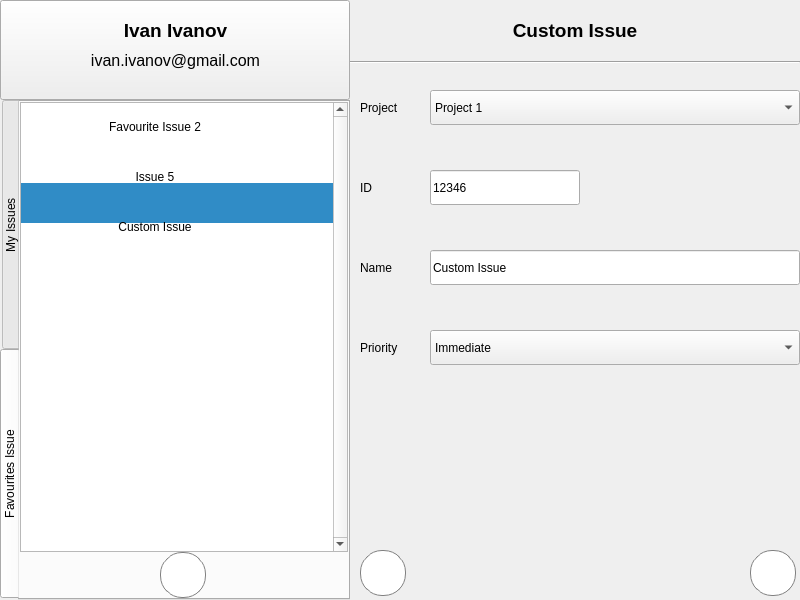
<?xml version="1.0" encoding="UTF-8"?>
<ui version="4.0">
 <class>MainWindow</class>
 <widget class="QMainWindow" name="MainWindow">
  <property name="geometry">
   <rect>
    <x>0</x>
    <y>0</y>
    <width>800</width>
    <height>600</height>
   </rect>
  </property>
  <property name="windowTitle">
   <string>Redmine Tracker</string>
  </property>
  <widget class="QWidget" name="centralwidget">
   <widget class="QPushButton" name="user">
    <property name="geometry">
     <rect>
      <x>0</x>
      <y>0</y>
      <width>350</width>
      <height>100</height>
     </rect>
    </property>
    <property name="text">
     <string/>
    </property>
   </widget>
   <widget class="QLabel" name="user_mail">
    <property name="geometry">
     <rect>
      <x>0</x>
      <y>50</y>
      <width>351</width>
      <height>21</height>
     </rect>
    </property>
    <property name="font">
     <font>
      <pointsize>12</pointsize>
     </font>
    </property>
    <property name="text">
     <string>ivan.ivanov@gmail.com</string>
    </property>
    <property name="alignment">
     <set>Qt::AlignCenter</set>
    </property>
    <property name="wordWrap">
     <bool>true</bool>
    </property>
   </widget>
   <widget class="QLabel" name="user_name">
    <property name="geometry">
     <rect>
      <x>0</x>
      <y>20</y>
      <width>351</width>
      <height>21</height>
     </rect>
    </property>
    <property name="font">
     <font>
      <pointsize>14</pointsize>
      <weight>75</weight>
      <bold>true</bold>
     </font>
    </property>
    <property name="styleSheet">
     <string notr="true">color: black;</string>
    </property>
    <property name="text">
     <string>Ivan Ivanov</string>
    </property>
    <property name="textFormat">
     <enum>Qt::AutoText</enum>
    </property>
    <property name="alignment">
     <set>Qt::AlignCenter</set>
    </property>
    <property name="wordWrap">
     <bool>true</bool>
    </property>
   </widget>
   <widget class="QTabWidget" name="issues_3">
    <property name="geometry">
     <rect>
      <x>0</x>
      <y>100</y>
      <width>350</width>
      <height>500</height>
     </rect>
    </property>
    <property name="styleSheet">
     <string notr="true">QTabBar::tab {
	height: 249px;
	width: 20px;
	color: black;
}</string>
    </property>
    <property name="tabPosition">
     <enum>QTabWidget::West</enum>
    </property>
    <property name="currentIndex">
     <number>1</number>
    </property>
    <property name="elideMode">
     <enum>Qt::ElideNone</enum>
    </property>
    <widget class="QWidget" name="my_issues">
     <attribute name="title">
      <string>My Issues</string>
     </attribute>
     <widget class="QListWidget" name="issues">
      <property name="geometry">
       <rect>
        <x>0</x>
        <y>0</y>
        <width>328</width>
        <height>500</height>
       </rect>
      </property>
      <property name="verticalScrollBarPolicy">
       <enum>Qt::ScrollBarAlwaysOn</enum>
      </property>
      <property name="horizontalScrollBarPolicy">
       <enum>Qt::ScrollBarAlwaysOff</enum>
      </property>
      <property name="dragEnabled">
       <bool>false</bool>
      </property>
      <property name="currentRow">
       <number>-1</number>
      </property>
      <item>
       <property name="text">
        <string/>
       </property>
       <property name="font">
        <font>
         <pointsize>26</pointsize>
        </font>
       </property>
       <property name="flags">
        <set>ItemIsSelectable|ItemIsUserCheckable|ItemIsEnabled</set>
       </property>
      </item>
      <item>
       <property name="text">
        <string/>
       </property>
       <property name="font">
        <font>
         <pointsize>26</pointsize>
        </font>
       </property>
      </item>
      <item>
       <property name="text">
        <string/>
       </property>
       <property name="font">
        <font>
         <pointsize>26</pointsize>
        </font>
       </property>
      </item>
      <item>
       <property name="text">
        <string/>
       </property>
       <property name="font">
        <font>
         <pointsize>26</pointsize>
        </font>
       </property>
      </item>
      <item>
       <property name="text">
        <string/>
       </property>
       <property name="font">
        <font>
         <pointsize>26</pointsize>
        </font>
       </property>
      </item>
     </widget>
     <widget class="QPushButton" name="issue5_button">
      <property name="geometry">
       <rect>
        <x>280</x>
        <y>212</y>
        <width>25</width>
        <height>25</height>
       </rect>
      </property>
      <property name="styleSheet">
       <string notr="true">border: none;</string>
      </property>
      <property name="text">
       <string/>
      </property>
      <property name="icon">
       <iconset resource="resources.qrc">
        <normaloff>:/favourite/not_favourite.png</normaloff>
        <normalon>:/favourite/favourite.png</normalon>:/favourite/not_favourite.png</iconset>
      </property>
      <property name="checkable">
       <bool>true</bool>
      </property>
      <property name="checked">
       <bool>true</bool>
      </property>
     </widget>
     <widget class="QPushButton" name="issue1_button">
      <property name="geometry">
       <rect>
        <x>280</x>
        <y>12</y>
        <width>25</width>
        <height>25</height>
       </rect>
      </property>
      <property name="styleSheet">
       <string notr="true">border: none;</string>
      </property>
      <property name="text">
       <string/>
      </property>
      <property name="icon">
       <iconset resource="resources.qrc">
        <normaloff>:/favourite/not_favourite.png</normaloff>
        <normalon>:/favourite/favourite.png</normalon>:/favourite/not_favourite.png</iconset>
      </property>
      <property name="checkable">
       <bool>true</bool>
      </property>
      <property name="checked">
       <bool>false</bool>
      </property>
     </widget>
     <widget class="QLabel" name="issue5_label">
      <property name="geometry">
       <rect>
        <x>0</x>
        <y>200</y>
        <width>270</width>
        <height>50</height>
       </rect>
      </property>
      <property name="styleSheet">
       <string notr="true">color: black</string>
      </property>
      <property name="text">
       <string>Issue 5</string>
      </property>
      <property name="alignment">
       <set>Qt::AlignCenter</set>
      </property>
      <property name="wordWrap">
       <bool>true</bool>
      </property>
     </widget>
     <widget class="QLabel" name="issue3_label">
      <property name="geometry">
       <rect>
        <x>0</x>
        <y>100</y>
        <width>270</width>
        <height>50</height>
       </rect>
      </property>
      <property name="styleSheet">
       <string notr="true">color: black</string>
      </property>
      <property name="text">
       <string>Issue 3</string>
      </property>
      <property name="alignment">
       <set>Qt::AlignCenter</set>
      </property>
      <property name="wordWrap">
       <bool>true</bool>
      </property>
     </widget>
     <widget class="QPushButton" name="issue2_button">
      <property name="geometry">
       <rect>
        <x>280</x>
        <y>62</y>
        <width>27</width>
        <height>29</height>
       </rect>
      </property>
      <property name="styleSheet">
       <string notr="true">border: none;</string>
      </property>
      <property name="text">
       <string/>
      </property>
      <property name="icon">
       <iconset resource="resources.qrc">
        <normaloff>:/favourite/not_favourite.png</normaloff>
        <normalon>:/favourite/favourite.png</normalon>:/favourite/not_favourite.png</iconset>
      </property>
      <property name="checkable">
       <bool>true</bool>
      </property>
      <property name="checked">
       <bool>true</bool>
      </property>
     </widget>
     <widget class="QLabel" name="issue2_label">
      <property name="geometry">
       <rect>
        <x>0</x>
        <y>50</y>
        <width>270</width>
        <height>50</height>
       </rect>
      </property>
      <property name="styleSheet">
       <string notr="true">color: black</string>
      </property>
      <property name="text">
       <string>Favourite Issue 2</string>
      </property>
      <property name="alignment">
       <set>Qt::AlignCenter</set>
      </property>
      <property name="wordWrap">
       <bool>true</bool>
      </property>
     </widget>
     <widget class="QLabel" name="issue4_label">
      <property name="geometry">
       <rect>
        <x>0</x>
        <y>150</y>
        <width>270</width>
        <height>50</height>
       </rect>
      </property>
      <property name="styleSheet">
       <string notr="true">color: black</string>
      </property>
      <property name="text">
       <string>Issue 4</string>
      </property>
      <property name="alignment">
       <set>Qt::AlignCenter</set>
      </property>
      <property name="wordWrap">
       <bool>true</bool>
      </property>
     </widget>
     <widget class="QPushButton" name="issue4_button">
      <property name="geometry">
       <rect>
        <x>280</x>
        <y>162</y>
        <width>25</width>
        <height>25</height>
       </rect>
      </property>
      <property name="styleSheet">
       <string notr="true">border: none;</string>
      </property>
      <property name="text">
       <string/>
      </property>
      <property name="icon">
       <iconset resource="resources.qrc">
        <normaloff>:/favourite/not_favourite.png</normaloff>
        <normalon>:/favourite/favourite.png</normalon>:/favourite/not_favourite.png</iconset>
      </property>
      <property name="checkable">
       <bool>true</bool>
      </property>
      <property name="checked">
       <bool>false</bool>
      </property>
     </widget>
     <widget class="QLabel" name="issue1_label">
      <property name="geometry">
       <rect>
        <x>0</x>
        <y>0</y>
        <width>270</width>
        <height>50</height>
       </rect>
      </property>
      <property name="styleSheet">
       <string notr="true">color: black</string>
      </property>
      <property name="text">
       <string>Issue 1</string>
      </property>
      <property name="alignment">
       <set>Qt::AlignCenter</set>
      </property>
      <property name="wordWrap">
       <bool>true</bool>
      </property>
     </widget>
     <widget class="QPushButton" name="issue3_button">
      <property name="geometry">
       <rect>
        <x>280</x>
        <y>112</y>
        <width>25</width>
        <height>25</height>
       </rect>
      </property>
      <property name="styleSheet">
       <string notr="true">border: none;</string>
      </property>
      <property name="text">
       <string/>
      </property>
      <property name="icon">
       <iconset resource="resources.qrc">
        <normaloff>:/favourite/not_favourite.png</normaloff>
        <normalon>:/favourite/favourite.png</normalon>:/favourite/not_favourite.png</iconset>
      </property>
      <property name="checkable">
       <bool>true</bool>
      </property>
      <property name="checked">
       <bool>false</bool>
      </property>
     </widget>
    </widget>
    <widget class="QWidget" name="favourite_issues">
     <property name="styleSheet">
      <string notr="true"/>
     </property>
     <attribute name="title">
      <string>Favourites Issue</string>
     </attribute>
     <widget class="QListWidget" name="issues_2">
      <property name="geometry">
       <rect>
        <x>0</x>
        <y>0</y>
        <width>328</width>
        <height>450</height>
       </rect>
      </property>
      <property name="verticalScrollBarPolicy">
       <enum>Qt::ScrollBarAlwaysOn</enum>
      </property>
      <property name="dragEnabled">
       <bool>false</bool>
      </property>
      <property name="currentRow">
       <number>2</number>
      </property>
      <item>
       <property name="text">
        <string/>
       </property>
       <property name="font">
        <font>
         <pointsize>26</pointsize>
        </font>
       </property>
      </item>
      <item>
       <property name="text">
        <string/>
       </property>
       <property name="font">
        <font>
         <pointsize>26</pointsize>
        </font>
       </property>
      </item>
      <item>
       <property name="text">
        <string/>
       </property>
       <property name="font">
        <font>
         <pointsize>26</pointsize>
        </font>
       </property>
      </item>
     </widget>
     <widget class="QPushButton" name="issue2_button_2">
      <property name="geometry">
       <rect>
        <x>280</x>
        <y>12</y>
        <width>27</width>
        <height>29</height>
       </rect>
      </property>
      <property name="styleSheet">
       <string notr="true">border: none;</string>
      </property>
      <property name="text">
       <string/>
      </property>
      <property name="icon">
       <iconset resource="resources.qrc">
        <normaloff>:/favourite/favourite.png</normaloff>:/favourite/favourite.png</iconset>
      </property>
      <property name="checkable">
       <bool>true</bool>
      </property>
      <property name="checked">
       <bool>true</bool>
      </property>
     </widget>
     <widget class="QPushButton" name="issue5_button_2">
      <property name="geometry">
       <rect>
        <x>280</x>
        <y>62</y>
        <width>25</width>
        <height>25</height>
       </rect>
      </property>
      <property name="styleSheet">
       <string notr="true">border: none;</string>
      </property>
      <property name="text">
       <string/>
      </property>
      <property name="icon">
       <iconset resource="resources.qrc">
        <normaloff>:/favourite/favourite.png</normaloff>:/favourite/favourite.png</iconset>
      </property>
      <property name="checkable">
       <bool>true</bool>
      </property>
      <property name="checked">
       <bool>true</bool>
      </property>
     </widget>
     <widget class="QLabel" name="issue2_label_2">
      <property name="geometry">
       <rect>
        <x>0</x>
        <y>0</y>
        <width>270</width>
        <height>50</height>
       </rect>
      </property>
      <property name="styleSheet">
       <string notr="true">color: black</string>
      </property>
      <property name="text">
       <string>Favourite Issue 2</string>
      </property>
      <property name="alignment">
       <set>Qt::AlignCenter</set>
      </property>
      <property name="wordWrap">
       <bool>true</bool>
      </property>
     </widget>
     <widget class="QLabel" name="issue5_label_2">
      <property name="geometry">
       <rect>
        <x>0</x>
        <y>50</y>
        <width>270</width>
        <height>50</height>
       </rect>
      </property>
      <property name="styleSheet">
       <string notr="true">color: black</string>
      </property>
      <property name="text">
       <string>Issue 5</string>
      </property>
      <property name="alignment">
       <set>Qt::AlignCenter</set>
      </property>
      <property name="wordWrap">
       <bool>true</bool>
      </property>
     </widget>
     <widget class="QPushButton" name="add_issue">
      <property name="geometry">
       <rect>
        <x>140</x>
        <y>450</y>
        <width>46</width>
        <height>46</height>
       </rect>
      </property>
      <property name="styleSheet">
       <string notr="true">background-color: white;
border-style: solid;
border-width: 1px;
border-radius: 22px;
border-color: gray;
max-width: 44px;
max-height: 44px;
min-width: 44px;
min-height: 44px;</string>
      </property>
      <property name="text">
       <string/>
      </property>
      <property name="icon">
       <iconset resource="resources.qrc">
        <normaloff>:/content/add.png</normaloff>:/content/add.png</iconset>
      </property>
      <property name="iconSize">
       <size>
        <width>24</width>
        <height>24</height>
       </size>
      </property>
      <property name="autoRepeatInterval">
       <number>100</number>
      </property>
      <property name="default">
       <bool>false</bool>
      </property>
      <property name="flat">
       <bool>false</bool>
      </property>
     </widget>
     <widget class="QLabel" name="issue5_label_3">
      <property name="geometry">
       <rect>
        <x>0</x>
        <y>100</y>
        <width>270</width>
        <height>50</height>
       </rect>
      </property>
      <property name="styleSheet">
       <string notr="true">color: black</string>
      </property>
      <property name="text">
       <string>Custom Issue</string>
      </property>
      <property name="alignment">
       <set>Qt::AlignCenter</set>
      </property>
      <property name="wordWrap">
       <bool>true</bool>
      </property>
     </widget>
     <widget class="QPushButton" name="issue5_button_3">
      <property name="geometry">
       <rect>
        <x>280</x>
        <y>112</y>
        <width>25</width>
        <height>25</height>
       </rect>
      </property>
      <property name="styleSheet">
       <string notr="true">border: none;</string>
      </property>
      <property name="text">
       <string/>
      </property>
      <property name="icon">
       <iconset resource="resources.qrc">
        <normaloff>:/favourite/favourite.png</normaloff>:/favourite/favourite.png</iconset>
      </property>
      <property name="checkable">
       <bool>true</bool>
      </property>
      <property name="checked">
       <bool>true</bool>
      </property>
     </widget>
    </widget>
   </widget>
   <widget class="QLabel" name="header_title">
    <property name="geometry">
     <rect>
      <x>400</x>
      <y>0</y>
      <width>350</width>
      <height>60</height>
     </rect>
    </property>
    <property name="font">
     <font>
      <pointsize>14</pointsize>
      <weight>75</weight>
      <bold>true</bold>
     </font>
    </property>
    <property name="cursor">
     <cursorShape>OpenHandCursor</cursorShape>
    </property>
    <property name="styleSheet">
     <string notr="true">color: black;</string>
    </property>
    <property name="text">
     <string>Custom Issue</string>
    </property>
    <property name="alignment">
     <set>Qt::AlignCenter</set>
    </property>
    <property name="wordWrap">
     <bool>true</bool>
    </property>
   </widget>
   <widget class="Line" name="header_border">
    <property name="geometry">
     <rect>
      <x>350</x>
      <y>60</y>
      <width>450</width>
      <height>5</height>
     </rect>
    </property>
    <property name="orientation">
     <enum>Qt::Horizontal</enum>
    </property>
   </widget>
   <widget class="QPushButton" name="cancel">
    <property name="geometry">
     <rect>
      <x>360</x>
      <y>550</y>
      <width>46</width>
      <height>46</height>
     </rect>
    </property>
    <property name="styleSheet">
     <string notr="true">background-color: white;
border-style: solid;
border-width: 1px;
border-radius: 22px;
border-color: gray;
max-width: 44px;
max-height: 44px;
min-width: 44px;
min-height: 44px;</string>
    </property>
    <property name="text">
     <string/>
    </property>
    <property name="icon">
     <iconset resource="resources.qrc">
      <normaloff>:/content/back.png</normaloff>:/content/back.png</iconset>
    </property>
    <property name="iconSize">
     <size>
      <width>24</width>
      <height>24</height>
     </size>
    </property>
    <property name="checkable">
     <bool>false</bool>
    </property>
    <property name="checked">
     <bool>false</bool>
    </property>
    <property name="autoRepeatInterval">
     <number>100</number>
    </property>
    <property name="default">
     <bool>false</bool>
    </property>
    <property name="flat">
     <bool>false</bool>
    </property>
   </widget>
   <widget class="QPushButton" name="save">
    <property name="geometry">
     <rect>
      <x>750</x>
      <y>550</y>
      <width>46</width>
      <height>46</height>
     </rect>
    </property>
    <property name="styleSheet">
     <string notr="true">background-color: white;
border-style: solid;
border-width: 1px;
border-radius: 22px;
border-color: gray;
max-width: 44px;
max-height: 44px;
min-width: 44px;
min-height: 44px;</string>
    </property>
    <property name="text">
     <string/>
    </property>
    <property name="icon">
     <iconset resource="resources.qrc">
      <normaloff>:/content/save.png</normaloff>:/content/save.png</iconset>
    </property>
    <property name="iconSize">
     <size>
      <width>24</width>
      <height>24</height>
     </size>
    </property>
    <property name="autoRepeatInterval">
     <number>100</number>
    </property>
    <property name="default">
     <bool>false</bool>
    </property>
    <property name="flat">
     <bool>false</bool>
    </property>
   </widget>
   <widget class="QLabel" name="priority_label">
    <property name="geometry">
     <rect>
      <x>360</x>
      <y>330</y>
      <width>60</width>
      <height>35</height>
     </rect>
    </property>
    <property name="styleSheet">
     <string notr="true">color: black;</string>
    </property>
    <property name="text">
     <string>Priority</string>
    </property>
    <property name="alignment">
     <set>Qt::AlignLeading|Qt::AlignLeft|Qt::AlignVCenter</set>
    </property>
   </widget>
   <widget class="QLabel" name="project_label">
    <property name="geometry">
     <rect>
      <x>360</x>
      <y>90</y>
      <width>60</width>
      <height>35</height>
     </rect>
    </property>
    <property name="styleSheet">
     <string notr="true">color: black;</string>
    </property>
    <property name="text">
     <string>Project</string>
    </property>
    <property name="alignment">
     <set>Qt::AlignLeading|Qt::AlignLeft|Qt::AlignVCenter</set>
    </property>
   </widget>
   <widget class="QComboBox" name="edit_project">
    <property name="geometry">
     <rect>
      <x>430</x>
      <y>90</y>
      <width>370</width>
      <height>35</height>
     </rect>
    </property>
    <item>
     <property name="text">
      <string>Project 1</string>
     </property>
    </item>
    <item>
     <property name="text">
      <string>Project 2</string>
     </property>
    </item>
    <item>
     <property name="text">
      <string>Project 3</string>
     </property>
    </item>
   </widget>
   <widget class="QComboBox" name="edit_priority">
    <property name="geometry">
     <rect>
      <x>430</x>
      <y>330</y>
      <width>370</width>
      <height>35</height>
     </rect>
    </property>
    <item>
     <property name="text">
      <string>Immediate</string>
     </property>
    </item>
    <item>
     <property name="text">
      <string>Urgent</string>
     </property>
    </item>
    <item>
     <property name="text">
      <string>High</string>
     </property>
    </item>
    <item>
     <property name="text">
      <string>Normal</string>
     </property>
    </item>
    <item>
     <property name="text">
      <string>Low</string>
     </property>
    </item>
   </widget>
   <widget class="QLabel" name="issue_label">
    <property name="geometry">
     <rect>
      <x>360</x>
      <y>170</y>
      <width>60</width>
      <height>35</height>
     </rect>
    </property>
    <property name="styleSheet">
     <string notr="true">color: black;</string>
    </property>
    <property name="text">
     <string>ID</string>
    </property>
    <property name="alignment">
     <set>Qt::AlignLeading|Qt::AlignLeft|Qt::AlignVCenter</set>
    </property>
   </widget>
   <widget class="QLineEdit" name="edit_issue_id">
    <property name="geometry">
     <rect>
      <x>430</x>
      <y>170</y>
      <width>150</width>
      <height>35</height>
     </rect>
    </property>
    <property name="text">
     <string>12346</string>
    </property>
   </widget>
   <widget class="QLineEdit" name="edit_issue_id_2">
    <property name="geometry">
     <rect>
      <x>430</x>
      <y>250</y>
      <width>370</width>
      <height>35</height>
     </rect>
    </property>
    <property name="text">
     <string>Custom Issue</string>
    </property>
   </widget>
   <widget class="QLabel" name="issue_label_2">
    <property name="geometry">
     <rect>
      <x>360</x>
      <y>250</y>
      <width>60</width>
      <height>35</height>
     </rect>
    </property>
    <property name="styleSheet">
     <string notr="true">color: black;</string>
    </property>
    <property name="text">
     <string>Name</string>
    </property>
    <property name="alignment">
     <set>Qt::AlignLeading|Qt::AlignLeft|Qt::AlignVCenter</set>
    </property>
   </widget>
  </widget>
 </widget>
 <resources>
  <include location="resources.qrc"/>
 </resources>
 <connections/>
</ui>
